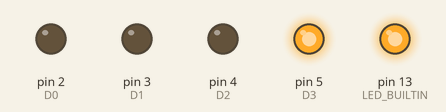
The sketch below on a simulated Arduino Uno, built with avr-gcc and run on an emulated ATmega328P. Shown: output pins drawn as LEDs (lit = HIGH).

Above: at 32.0 s.
At 33.0 s:
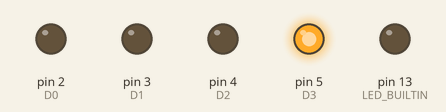
Timing chart, 0 to 34.5 s (numbered marks = the images above):
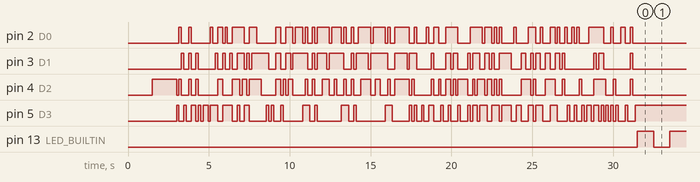

The sketch:

ipl.ino
```cpp
/*Microelf Initial Program Loader V 0.1
  (c) 2020 Peter Sieg - released under GNU GPL V2
  Before switching on, make SURE the D0-D7 and IN are in the middle position!!
  = NO connection to GND or VCC.
  Otherwise a short circuit will happen!
  And RUN and MP must be OFF. And LOAD must be ON
  Only start operating toogle switches AFTER buildin LED starts blinking!
  First start with switching LOAD to OFF and RUN to ON after inital program has loaded.

  View from bottom pcb with toggle switches - TIL displays on other side:
          1 - GND                  1 - Pin 14 on 74LS279
  D7-D0   2 - signal     IN switch 2 - GND
          3 = +5V                  3 - Pin 15 on 74LS279
*/

#define D0 2
#define D1 3
#define D2 4
#define D3 5
#define D4 6
#define D5 7
#define D6 8
#define D7 9
#define STROBE_R 10 // Pin 14 on 74LS279
#define STROBE_S 11 // Pin 15 on 74LS279


void outbyte(char c) {

    // output to parallel port
    if (c & 128) digitalWrite(D7, HIGH); else digitalWrite(D7, LOW);
    if (c & 64)  digitalWrite(D6, HIGH); else digitalWrite(D6, LOW);
    if (c & 32)  digitalWrite(D5, HIGH); else digitalWrite(D5, LOW);
    if (c & 16)  digitalWrite(D4, HIGH); else digitalWrite(D4, LOW);
    if (c & 8)   digitalWrite(D3, HIGH); else digitalWrite(D3, LOW);
    if (c & 4)   digitalWrite(D2, HIGH); else digitalWrite(D2, LOW);
    if (c & 2)   digitalWrite(D1, HIGH); else digitalWrite(D1, LOW);
    if (c & 1)   digitalWrite(D0, HIGH); else digitalWrite(D0, LOW);

    // Strobe
    delay(50);
    digitalWrite(STROBE_R, HIGH);
    digitalWrite(STROBE_S, LOW);
    delay(50);
    digitalWrite(STROBE_R, LOW);
    digitalWrite(STROBE_S, HIGH);
    delay(50);
}

void setup() {

  // initialize digital pin LED_BUILTIN as an output.
  pinMode(LED_BUILTIN, OUTPUT);
  // set output pins and set data to C4 = NOP
  delay(1500);
  pinMode(D0, OUTPUT);
  digitalWrite(D1, LOW);
  pinMode(D1, OUTPUT);
  digitalWrite(D1, LOW);
  pinMode(D2, OUTPUT);
  digitalWrite(D2, HIGH);
  pinMode(D3, OUTPUT);
  digitalWrite(D3, LOW);
  pinMode(D4, OUTPUT);
  digitalWrite(D4, LOW);
  pinMode(D5, OUTPUT);
  digitalWrite(D5, LOW);
  pinMode(D6, OUTPUT);
  digitalWrite(D6, HIGH);
  pinMode(D7, OUTPUT);
  digitalWrite(D7, HIGH);
  pinMode(STROBE_R, OUTPUT);
  pinMode(STROBE_S, OUTPUT);
  digitalWrite(STROBE_R, LOW);
  digitalWrite(STROBE_S, HIGH);
  delay(1500);

  //Serial.begin(9600);
  /* LED on
  outbyte(0x7B);
  outbyte(0x30);
  outbyte(0x00);
  outbyte(0x00);*/
  /* smallest counter
  outbyte(0xEF);
  outbyte(0x80);
  outbyte(0xBF);
  outbyte(0xAF);
  outbyte(0x9E);
  outbyte(0x5F);
  outbyte(0x1E);
  outbyte(0x64);
  outbyte(0x30);
  outbyte(0x02);*/
  // meister - Mastermind
  outbyte(0xF8);
  outbyte(0x05);
  outbyte(0xA2);
  outbyte(0xF8);
  outbyte(0xE0);
  outbyte(0xA7);
  outbyte(0xF8);
  outbyte(0xE8);
  outbyte(0xA6);
  outbyte(0xF8);
  outbyte(0xA0);
  outbyte(0xA8);
  outbyte(0xF8);
  outbyte(0xB0);
  outbyte(0xA9);
  outbyte(0xF8);
  outbyte(0x0A);
  outbyte(0xA5);
  outbyte(0x85);
  outbyte(0x3A);
  outbyte(0x19);
  outbyte(0xF8);
  outbyte(0x0A);
  outbyte(0xA5);
  outbyte(0x25);
  outbyte(0x3F);
  outbyte(0x13);
  outbyte(0x37);
  outbyte(0x1C);
  outbyte(0x7A);
  outbyte(0x85);
  outbyte(0x57);
  outbyte(0x17);
  outbyte(0x56);
  outbyte(0x16);
  outbyte(0x22);
  outbyte(0x82);
  outbyte(0x3A);
  outbyte(0x10);
  outbyte(0xF8);
  outbyte(0xE0);
  outbyte(0xA7);
  outbyte(0xE7);
  outbyte(0xF8);
  outbyte(0x04);
  outbyte(0xA3);
  outbyte(0x47);
  outbyte(0xF5);
  outbyte(0x32);
  outbyte(0x63);
  outbyte(0x23);
  outbyte(0x83);
  outbyte(0x3A);
  outbyte(0x2F);
  outbyte(0xF8);
  outbyte(0xE0);
  outbyte(0xA7);
  outbyte(0xF8);
  outbyte(0x03);
  outbyte(0xA3);
  outbyte(0x47);
  outbyte(0x17);
  outbyte(0xF5);
  outbyte(0x32);
  outbyte(0x63);
  outbyte(0x27);
  outbyte(0x23);
  outbyte(0x83);
  outbyte(0x3A);
  outbyte(0x3D);
  outbyte(0xF8);
  outbyte(0xE0);
  outbyte(0xA7);
  outbyte(0xF8);
  outbyte(0x02);
  outbyte(0xA3);
  outbyte(0x47);
  outbyte(0x17);
  outbyte(0x17);
  outbyte(0xF5);
  outbyte(0x32);
  outbyte(0x63);
  outbyte(0x27);
  outbyte(0x27);
  outbyte(0x23);
  outbyte(0x83);
  outbyte(0x3A);
  outbyte(0x4D);
  outbyte(0xF8);
  outbyte(0xE0);
  outbyte(0xA7);
  outbyte(0x47);
  outbyte(0x17);
  outbyte(0x17);
  outbyte(0x17);
  outbyte(0xF5);
  outbyte(0x3A);
  outbyte(0x66);
  outbyte(0x7B);
  outbyte(0x30);
  outbyte(0x00);
  outbyte(0xF8);
  outbyte(0xF0);
  outbyte(0xA1);
  outbyte(0xF8);
  outbyte(0xEE);
  outbyte(0x51);
  outbyte(0xE1);
  outbyte(0x64);
  outbyte(0xF8);
  outbyte(0xE0);
  outbyte(0xA7);
  outbyte(0x3F);
  outbyte(0x71);
  outbyte(0x37);
  outbyte(0x73);
  outbyte(0x6C);
  outbyte(0xA4);
  outbyte(0x64);
  outbyte(0x84);
  outbyte(0xAA);
  outbyte(0xE1);
  outbyte(0x3F);
  outbyte(0x7B);
  outbyte(0x37);
  outbyte(0x7D);
  outbyte(0x6C);
  outbyte(0xAB);
  outbyte(0xE7);
  outbyte(0xF5);
  outbyte(0x3A);
  outbyte(0x8D);
  outbyte(0x18);
  outbyte(0x17);
  outbyte(0x2A);
  outbyte(0x8A);
  outbyte(0x3A);
  outbyte(0x7A);
  outbyte(0x30);
  outbyte(0xA1);
  outbyte(0xF8);
  outbyte(0xE8);
  outbyte(0xA6);
  outbyte(0xE6);
  outbyte(0x84);
  outbyte(0xAD);
  outbyte(0x8B);
  outbyte(0xF5);
  outbyte(0x3A);
  outbyte(0x9A);
  outbyte(0x19);
  outbyte(0x30);
  outbyte(0x86);
  outbyte(0x16);
  outbyte(0x2D);
  outbyte(0x8D);
  outbyte(0x3A);
  outbyte(0x93);
  outbyte(0x30);
  outbyte(0x86);
  outbyte(0xE1);
  outbyte(0xF8);
  outbyte(0xF0);
  outbyte(0xA1);
  outbyte(0x88);
  outbyte(0x51);
  outbyte(0x64);
  outbyte(0xF8);
  outbyte(0xA0);
  outbyte(0xA8);
  outbyte(0x89);
  outbyte(0x51);
  outbyte(0x3F);
  outbyte(0xAD);
  outbyte(0x37);
  outbyte(0xAF);
  outbyte(0x64);
  outbyte(0xF8);
  outbyte(0xB0);
  outbyte(0xA9);
  outbyte(0xC4);
  outbyte(0xF8);
  outbyte(0xF0);
  outbyte(0xA1);
  outbyte(0xE1);
  outbyte(0xF8);
  outbyte(0xE0);
  outbyte(0xA7);
  outbyte(0x30);
  outbyte(0x78);

  // Make output now input pins to allow operate from toggle switches
  pinMode(D0, INPUT_PULLUP);
  pinMode(D1, INPUT_PULLUP);
  pinMode(D2, INPUT_PULLUP);
  pinMode(D3, INPUT_PULLUP);
  pinMode(D4, INPUT_PULLUP);
  pinMode(D5, INPUT_PULLUP);
  pinMode(D6, INPUT_PULLUP);
  pinMode(D7, INPUT_PULLUP);
  pinMode(STROBE_R, INPUT_PULLUP);
  pinMode(STROBE_S, INPUT_PULLUP);
}


void loop() {
  digitalWrite(LED_BUILTIN, HIGH);   // turn the LED on (HIGH is the voltage level)
  delay(1000);                       // wait for a second
  digitalWrite(LED_BUILTIN, LOW);    // turn the LED off by making the voltage LOW
  delay(1000);                       // wait for a second
}
```

Measured:
- by itself, pin 13 (LED_BUILTIN): alternates HIGH for 1.0 s and LOW for 1.0 s
